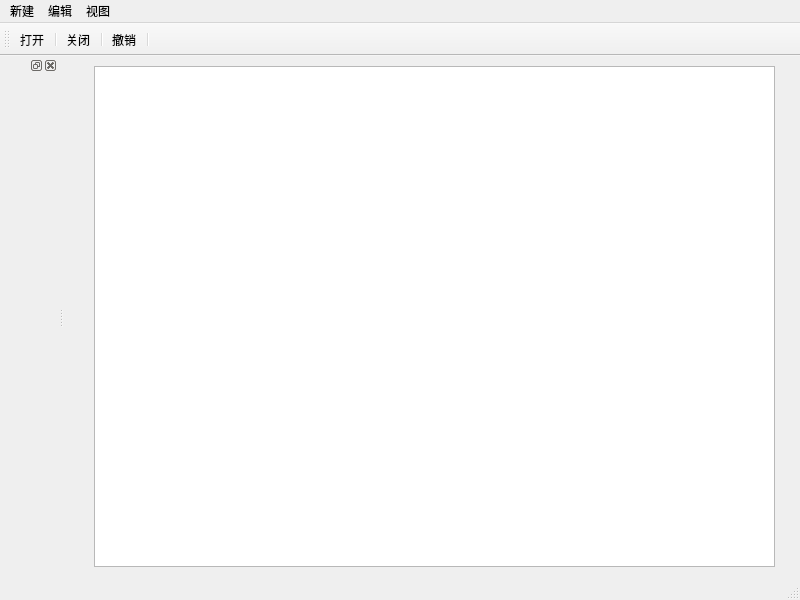
<?xml version="1.0" encoding="UTF-8"?>
<ui version="4.0">
 <class>MainWindow</class>
 <widget class="QMainWindow" name="MainWindow">
  <property name="geometry">
   <rect>
    <x>0</x>
    <y>0</y>
    <width>800</width>
    <height>600</height>
   </rect>
  </property>
  <property name="windowTitle">
   <string>MainWindow</string>
  </property>
  <widget class="QWidget" name="centralwidget">
   <widget class="QTextEdit" name="textEdit">
    <property name="geometry">
     <rect>
      <x>30</x>
      <y>10</y>
      <width>681</width>
      <height>501</height>
     </rect>
    </property>
   </widget>
  </widget>
  <widget class="QMenuBar" name="menubar">
   <property name="geometry">
    <rect>
     <x>0</x>
     <y>0</y>
     <width>800</width>
     <height>24</height>
    </rect>
   </property>
   <widget class="QMenu" name="menu">
    <property name="title">
     <string>新建</string>
    </property>
    <addaction name="separator"/>
    <addaction name="actionopen"/>
    <addaction name="separator"/>
    <addaction name="actionclose"/>
    <addaction name="actionzc"/>
   </widget>
   <widget class="QMenu" name="menu_2">
    <property name="title">
     <string>编辑</string>
    </property>
   </widget>
   <widget class="QMenu" name="menu_3">
    <property name="title">
     <string>视图</string>
    </property>
   </widget>
   <addaction name="menu"/>
   <addaction name="menu_2"/>
   <addaction name="menu_3"/>
  </widget>
  <widget class="QStatusBar" name="statusbar"/>
  <widget class="QToolBar" name="toolBar">
   <property name="windowTitle">
    <string>toolBar</string>
   </property>
   <attribute name="toolBarArea">
    <enum>TopToolBarArea</enum>
   </attribute>
   <attribute name="toolBarBreak">
    <bool>false</bool>
   </attribute>
   <addaction name="actionopen"/>
   <addaction name="separator"/>
   <addaction name="actionclose"/>
   <addaction name="separator"/>
   <addaction name="actionzc"/>
   <addaction name="separator"/>
  </widget>
  <widget class="QDockWidget" name="dockWidget">
   <property name="allowedAreas">
    <set>Qt::LeftDockWidgetArea|Qt::RightDockWidgetArea</set>
   </property>
   <attribute name="dockWidgetArea">
    <number>1</number>
   </attribute>
   <widget class="QWidget" name="dockWidgetContents"/>
  </widget>
  <action name="actionopen">
   <property name="text">
    <string>打开</string>
   </property>
  </action>
  <action name="actionclose">
   <property name="text">
    <string>关闭</string>
   </property>
  </action>
  <action name="actionzc">
   <property name="text">
    <string>撤销</string>
   </property>
  </action>
 </widget>
 <resources/>
 <connections/>
</ui>
